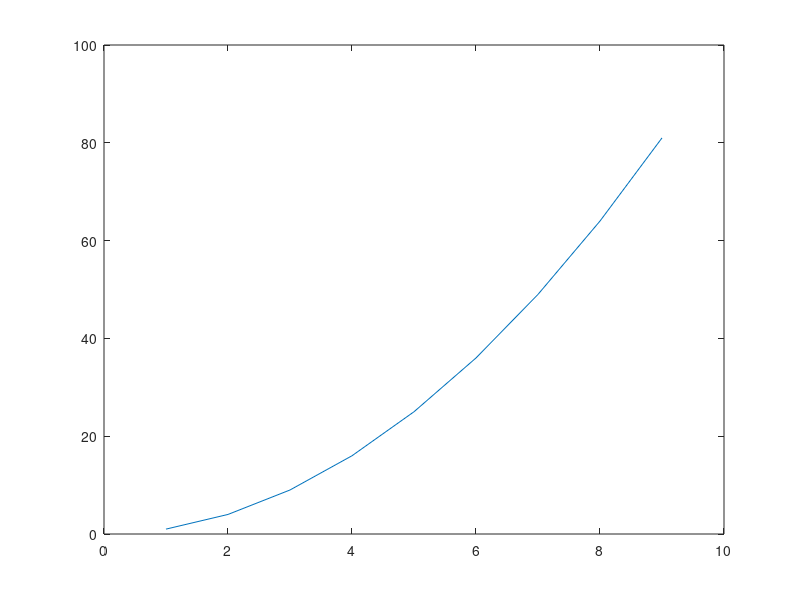

MATLAB code for this plot:
format('default')
rng default
%二维图形绘制
%基本绘图函数
%plot函数
%plot(X,Y) 创建Y中数据对X中对应值的二维线图
%数据量一样

x=[0,9];
y=[1,10];
plot(x,y); %画出了一一对应的直线
%%
format("default");
z=[1:9];
w=z.^2;
plot(z,w);
